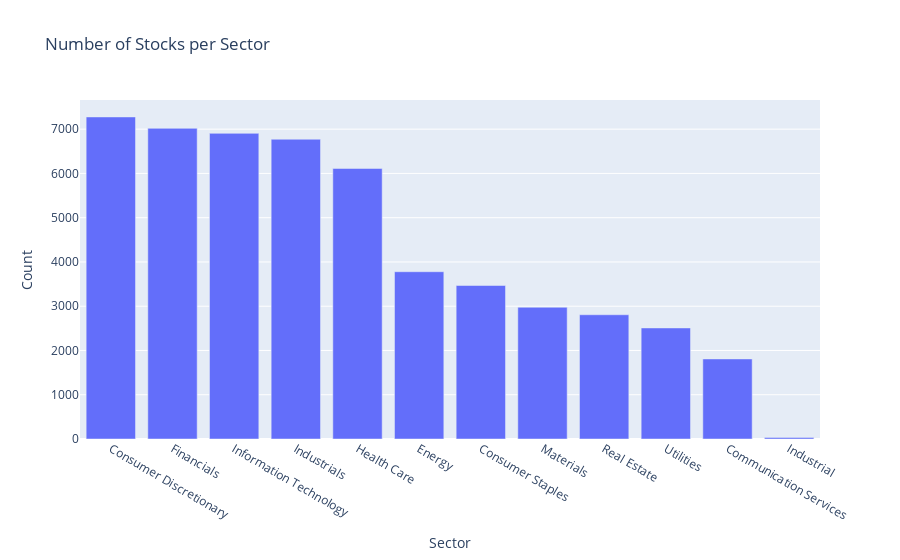

Notebook code cell kept with this figure:
### Code cell
sector_counts = df['sector'].value_counts()
fig_sector = px.bar(x=sector_counts.index, y=sector_counts.values, labels={'x': 'Sector', 'y': 'Count'}, title='Number of Stocks per Sector')
fig_sector.show()

### Figure 1 — Plotly figure (JSON) as saved in the notebook; plotly's stock layout.template omitted (floating-point values rounded to 4 significant figures)
{"data": [{"alignmentgroup": "True", "hovertemplate": "Sector=%{x}<br>Count=%{y}<extra></extra>", "legendgroup": "", "marker": {"color": "#636efa", "pattern": {"shape": ""}}, "name": "", "offsetgroup": "", "orientation": "v", "showlegend": false, "textposition": "auto", "type": "bar", "x": ["Consumer Discretionary", "Financials", "Information Technology", "Industrials", "Health Care", "Energy", "Consumer Staples", "Materials", "Real Estate", "Utilities", "Communication Services", "Industrial"], "xaxis": "x", "y": [7276, 7019, 6905, 6772, 6112, 3779, 3468, 2976, 2807, 2509, 1809, 35], "yaxis": "y"}], "layout": {"barmode": "relative", "legend": {"tracegroupgap": 0}, "title": {"text": "Number of Stocks per Sector"}, "xaxis": {"anchor": "y", "domain": [0, 1], "title": {"text": "Sector"}}, "yaxis": {"anchor": "x", "domain": [0, 1], "title": {"text": "Count"}}}}
